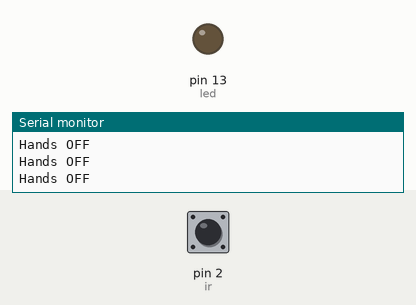
Bench run of a sketch on a simulated Arduino Uno, built with avr-gcc and run on an emulated ATmega328P. Shown: output pins drawn as LEDs (lit = HIGH), the last lines printed to the serial monitor. The inputs (shaded band) are chosen by the test bench; at power-on: pin 2 (ir) HIGH.

Above: at 1.2 s.
1.3 s: pin 2 (ir) driven LOW
At 2.5 s:
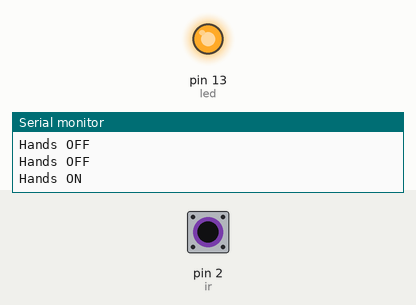
2.8 s: pin 2 (ir) driven HIGH
At 4.0 s:
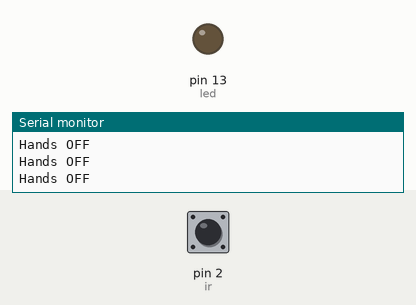
5.8 s: pin 2 (ir) pulsed LOW 2 times (0.12 s each, 0.3 s apart)
At 6.1 s:
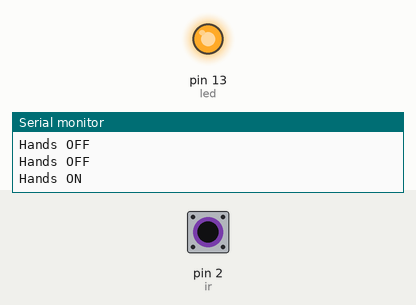
9.4 s: pin 2 (ir) pulsed LOW 5 times (0.12 s each, 0.3 s apart)
At 12.4 s:
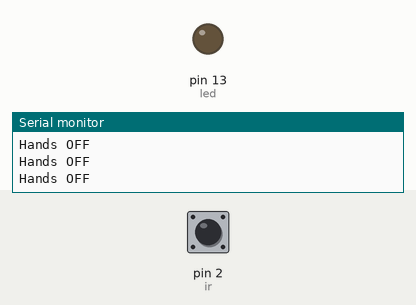
Timing chart, 0 to 13.9 s (numbered marks = the images above; inputs shaded):
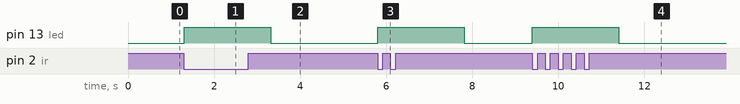

The sketch:

IR.ino
```cpp
int led=13;
int ir=2;
void setup() {
pinMode(ir,INPUT);
pinMode(led,OUTPUT);
Serial.begin(9600);
}

void loop() {
  int r=digitalRead(ir);
//  Serial.println(r);
  if(r==LOW){
    digitalWrite(led,HIGH);
    Serial.println("Hands ON");
    delay(2000);
  }else{
    digitalWrite(led,LOW);
    Serial.println("Hands OFF");
  }
}
```

Measured:
- after the input at 1.3 s, pin 13 (led): LOW → HIGH at once
- after the input at 2.8 s, pin 13 (led): HIGH → LOW after 0.52 s
- after the input at 5.8 s, pin 13 (led): LOW → HIGH at once, → LOW 2.0 s later
- after the input at 9.4 s, pin 13 (led): LOW → HIGH at once, → LOW 2.0 s later
